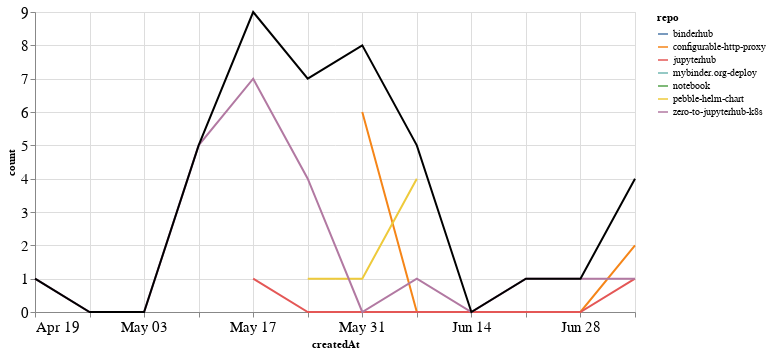

Notebook code cell kept with this figure:
### Markdown cell above
## PRs

### Code cell
prs_time = prs.groupby('repo').resample('W', on='createdAt').count()['author'].reset_index()
prs_time = prs_time.rename(columns={'author': 'count'})
prs_time_total = prs_time.groupby('createdAt').agg({"count": "sum"}).reset_index()

ch1 = alt.Chart(prs_time, width=600).mark_line().encode(
    x='createdAt',
    y='count',
    color='repo',
    tooltip="repo"
)

ch2 = alt.Chart(prs_time_total, width=600).mark_line(color="black").encode(
    x='createdAt',
    y='count',
)

ch1 + ch2

### Figure 1 — Vega-Lite specification as saved in the notebook (floating-point values rounded to 4 significant figures)
{"config": {"axisLeft": {"labelFontSize": 15}, "axisBottom": {"labelFontSize": 15}}, "layer": [{"data": {"name": "data-901c6ba3c00571aab020cdc6465ee87f"}, "mark": "line", "encoding": {"color": {"type": "nominal", "field": "repo"}, "tooltip": {"type": "nominal", "field": "repo"}, "x": {"type": "temporal", "field": "createdAt"}, "y": {"type": "quantitative", "field": "count"}}, "width": 600}, {"data": {"name": "data-7b2d82699970dd3c44cb1bca6a20e16a"}, "mark": {"type": "line", "color": "black"}, "encoding": {"x": {"type": "temporal", "field": "createdAt"}, "y": {"type": "quantitative", "field": "count"}}, "width": 600}], "$schema": "https://vega.github.io/schema/vega-lite/v4.8.1.json", "datasets": {"data-901c6ba3c00571aab020cdc6465ee87f": [{"repo": "binderhub", "createdAt": "2020-05-24T00:00:00", "count": 2}, {"repo": "configurable-http-proxy", "createdAt": "2020-05-31T00:00:00", "count": 6}, {"repo": "configurable-http-proxy", "createdAt": "2020-06-07T00:00:00", "count": 0}, {"repo": "configurable-http-proxy", "createdAt": "2020-06-14T00:00:00", "count": 0}, {"repo": "configurable-http-proxy", "createdAt": "2020-06-21T00:00:00", "count": 0}, {"repo": "configurable-http-proxy", "createdAt": "2020-06-28T00:00:00", "count": 0}, {"repo": "configurable-http-proxy", "createdAt": "2020-07-05T00:00:00", "count": 2}, {"repo": "jupyterhub", "createdAt": "2020-05-17T00:00:00", "count": 1}, {"repo": "jupyterhub", "createdAt": "2020-05-24T00:00:00", "count": 0}, {"repo": "jupyterhub", "createdAt": "2020-05-31T00:00:00", "count": 0}, {"repo": "jupyterhub", "createdAt": "2020-06-07T00:00:00", "count": 0}, {"repo": "jupyterhub", "createdAt": "2020-06-14T00:00:00", "count": 0}, {"repo": "jupyterhub", "createdAt": "2020-06-21T00:00:00", "count": 0}, {"repo": "jupyterhub", "createdAt": "2020-06-28T00:00:00", "count": 0}, {"repo": "jupyterhub", "createdAt": "2020-07-05T00:00:00", "count": 1}, {"repo": "mybinder.org-deploy", "createdAt": "2020-05-31T00:00:00", "count": 1}, {"repo": "notebook", "createdAt": "2020-05-17T00:00:00", "count": 1}, {"repo": "pebble-helm-chart", "createdAt": "2020-05-24T00:00:00", "count": 1}, {"repo": "pebble-helm-chart", "createdAt": "2020-05-31T00:00:00", "count": 1}, {"repo": "pebble-helm-chart", "createdAt": "2020-06-07T00:00:00", "count": 4}, {"repo": "zero-to-jupyterhub-k8s", "createdAt": "2020-04-19T00:00:00", "count": 1}, {"repo": "zero-to-jupyterhub-k8s", "createdAt": "2020-04-26T00:00:00", "count": 0}, {"repo": "zero-to-jupyterhub-k8s", "createdAt": "2020-05-03T00:00:00", "count": 0}, {"repo": "zero-to-jupyterhub-k8s", "createdAt": "2020-05-10T00:00:00", "count": 5}, {"repo": "zero-to-jupyterhub-k8s", "createdAt": "2020-05-17T00:00:00", "count": 7}, {"repo": "zero-to-jupyterhub-k8s", "createdAt": "2020-05-24T00:00:00", "count": 4}, {"repo": "zero-to-jupyterhub-k8s", "createdAt": "2020-05-31T00:00:00", "count": 0}, {"repo": "zero-to-jupyterhub-k8s", "createdAt": "2020-06-07T00:00:00", "count": 1}, {"repo": "zero-to-jupyterhub-k8s", "createdAt": "2020-06-14T00:00:00", "count": 0}, {"repo": "zero-to-jupyterhub-k8s", "createdAt": "2020-06-21T00:00:00", "count": 1}, {"repo": "zero-to-jupyterhub-k8s", "createdAt": "2020-06-28T00:00:00", "count": 1}, {"repo": "zero-to-jupyterhub-k8s", "createdAt": "2020-07-05T00:00:00", "count": 1}], "data-7b2d82699970dd3c44cb1bca6a20e16a": [{"createdAt": "2020-04-19T00:00:00", "count": 1}, {"createdAt": "2020-04-26T00:00:00", "count": 0}, {"createdAt": "2020-05-03T00:00:00", "count": 0}, {"createdAt": "2020-05-10T00:00:00", "count": 5}, {"createdAt": "2020-05-17T00:00:00", "count": 9}, {"createdAt": "2020-05-24T00:00:00", "count": 7}, {"createdAt": "2020-05-31T00:00:00", "count": 8}, {"createdAt": "2020-06-07T00:00:00", "count": 5}, {"createdAt": "2020-06-14T00:00:00", "count": 0}, {"createdAt": "2020-06-21T00:00:00", "count": 1}, {"createdAt": "2020-06-28T00:00:00", "count": 1}, {"createdAt": "2020-07-05T00:00:00", "count": 4}]}}
